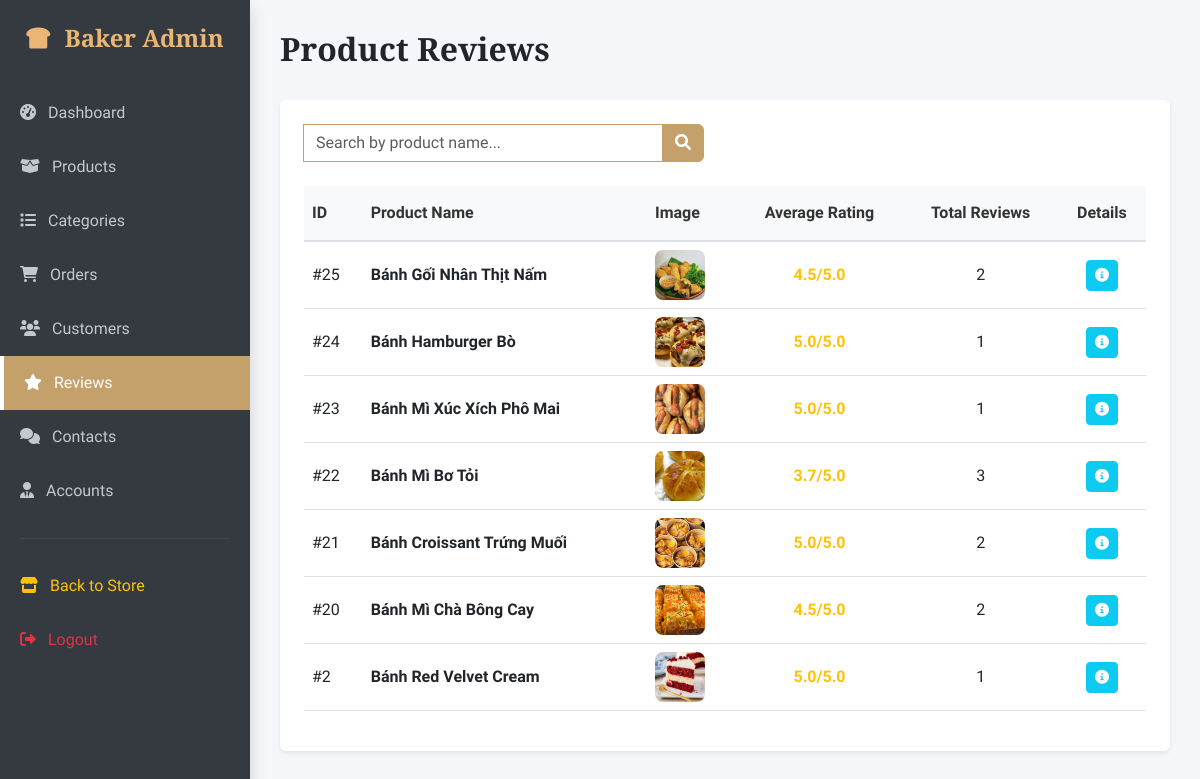
The page /admin/index.php?page=reviews (signed in) on the database its author committed.
### tables this page shows
CREATE TABLE `products` (
  `product_id` int(11) NOT NULL,
  `category_id` int(11) DEFAULT NULL,
  `product_name` varchar(255) NOT NULL,
  `price` decimal(10,2) UNSIGNED NOT NULL,
  `description` text DEFAULT NULL,
  `stock_quantity` int(10) UNSIGNED NOT NULL DEFAULT 0,
  `image` varchar(255) NOT NULL,
  `status` tinyint(1) DEFAULT 1
);

### app/controllers/AdminReviewController.php (called while the page is built, shortened)
<?php
class AdminReviewController {
    private $db;
    public function __construct($db) {
        $this->db = $db;
    }
    public function index() {
        $search = isset($_GET['search']) ? mysqli_real_escape_string($this->db, $_GET['search']) : '';
   $sql = "SELECT p.product_id, p.product_name, p.image,
               AVG(r.rating) as avg_rating,
               COUNT(r.review_id) as total_reviews
        FROM products p
        JOIN reviews r ON p.product_id = r.product_id  -- Đã đổi thành JOIN
        WHERE p.product_name LIKE '%$search%'
        GROUP BY p.product_id
        ORDER BY p.product_id DESC";
        $reviews_data = mysqli_query($this->db, $sql);
        require_once 'views/reviews.php';
    }
}

### admin/views/reviews.php (the view, shortened to what this page needs)
<div class="d-flex justify-content-between align-items-center mb-4">
    <h2 class="fw-bold">Product Reviews <span class="badge bg-danger fs-6 ms-2"></span></h2>
    </div>
    <div class="card border-0 shadow-sm p-4">
        <div class="mb-4" style="max-width: 400px;">
            <form method="GET" action="index.php" class="input-group">
                <input type="text" name="search" class="form-control border-primary" placeholder="Search by product name..." value="<?php echo htmlspecialchars($search ?? ''); ?>">
                <button class="btn btn-primary" type="submit"><i class="fas fa-search"></i></button>
            </form>
        </div>
        <div class="table-responsive">
            <table class="table table-hover align-middle">
                <thead class="table-light">
                    <tr>
                        <th>ID</th>
                        <th>Product Name</th>
                        <th>Image</th>
                        <th class="text-center">Average Rating</th>
                        <th class="text-center">Total Reviews</th>
                        <th class="text-center">Details</th>
                    </tr>
                </thead>
                <tbody>
                    <?php
                    if ($reviews_data && mysqli_num_rows($reviews_data) > 0) {
                        while ($row = mysqli_fetch_assoc($reviews_data)) {
                            echo "<tr>
                                    <td>#{$row['product_id']}</td>
                                    <td class='fw-bold'>{$row['product_name']}</td>
                                    <td><img src='../assets/img/{$row['image']}' style='width: 50px; height: 50px; object-fit: cover; border-radius: 8px;'></td>
                                    <td class='text-center fw-bold text-warning'>" . number_format($row['avg_rating'], 1) . "/5.0</td>
                                    <td class='text-center'>{$row['total_reviews']}</td>
                                    <td class='text-center'>
                                        <a href='index.php?page=review_detail&id={$row['product_id']}' class='btn btn-sm btn-info text-white rounded-1'>
                                            <i class='fas fa-info-circle'></i>
                                        </a>
                                    </td>
                                  </tr>";
                        }
                    } else {
                        echo "<tr><td colspan='6' class='text-center py-4'>No reviews found.</td></tr>";
                    }
                    ?>
                </tbody>
            </table>
        </div>
    </div>
</div>

### admin/index.php (style rules this page uses)
body { font-family: 'Segoe UI', Tahoma, Geneva, Verdana, sans-serif; background-color: #f4f6f9; }
.main-content h1, .main-content h2, .main-content h3, .main-content .display-6 { font-family: 'Playfair Display', serif !important; font-weight: 700 !important; color: #212529 !important; }
.main-content table thead, .main-content table thead tr, .main-content table thead th { background-color: #f8f9fa !important; color: #333333 !important; font-weight: 600 !important; border-bottom: 2px solid #dee2e6 !important; text-transform: none !important; padding-top: 15px !important; padding-bottom: 15px !important; }
.btn-primary, .bg-primary, .btn-primary:active { background-color: #c4a16b !important; border-color: #c4a16b !important; color: #fff !important; }
.border-primary { border-color: #c4a16b !important; }

### rows shown on the page
products: product_id "25", product_name "Bánh Gối Nhân Thịt Nấm", image (picture), avg_rating "4.5", total_reviews "2"
products: product_id "24", product_name "Bánh Hamburger Bò", image (picture), avg_rating "5.0", total_reviews "1"
products: product_id "23", product_name "Bánh Mì Xúc Xích Phô Mai", image (picture), avg_rating "5.0", total_reviews "1"
products: product_id "22", product_name "Bánh Mì Bơ Tỏi", image (picture), avg_rating "3.7", total_reviews "3"
products: product_id "21", product_name "Bánh Croissant Trứng Muối", image (picture), avg_rating "5.0", total_reviews "2"
products: product_id "20", product_name "Bánh Mì Chà Bông Cay", image (picture), avg_rating "4.5", total_reviews "2"
products: product_id "2", product_name "Bánh Red Velvet Cream", image (picture), avg_rating "5.0", total_reviews "1"
